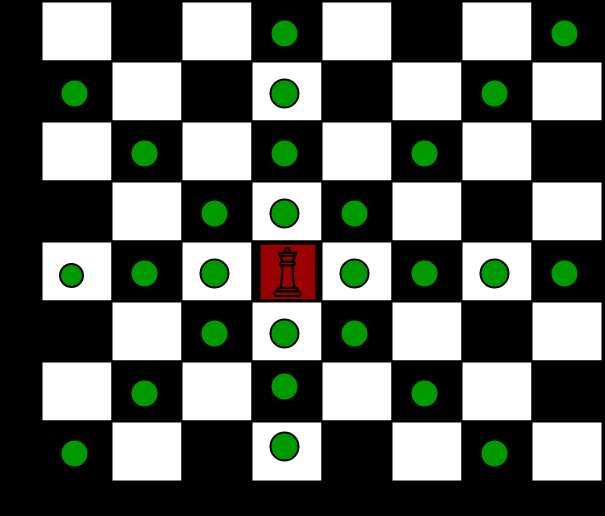
#> input picture chessboard-queen.png, 605 x 516 px
$ python cornerdetection.py
#> lines starting #> are read from the running program, lines starting #| are printed output that depends on the picture; after the words box and inside, x2 and y2 are one past the last pixel; in counts of white or black regions, pixels touching at a corner belong together
import numpy as np
import cv2 as cv
import random
# basically detects the corners using Shi-Tomashi Algorithm
img =cv.imread('chessboard-queen.png')
#> img is the input picture: shape (516, 605, 3); mean B, G, R 99.4, 106.4, 100.7
gray=cv.cvtColor(img, cv.COLOR_BGR2GRAY)
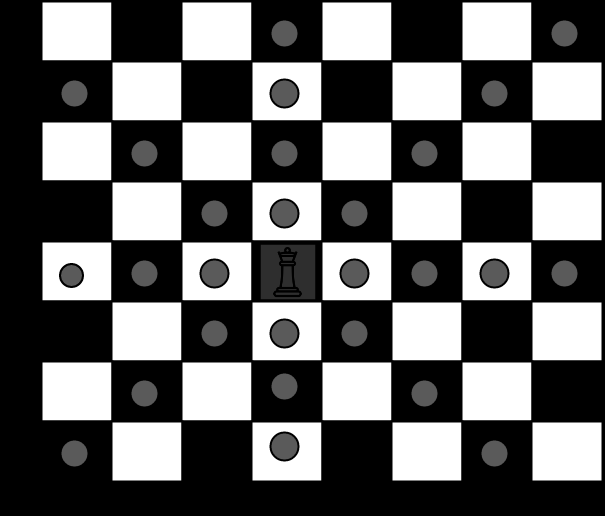
#> gray: shape (516, 605); min 0, max 255, mean 103.9
corners=cv.goodFeaturesToTrack(gray, 80, 0.01, 10)
#> corners = 80 rows, first 8: [530, 419], [390, 419], [250, 419], [110, 419], [460, 359], [320, 359], [180, 359], [530, 299]
list=np.int0(corners)
#> list has the same summary as corners
print(list)
#> (printed output is left out)

for corner in corners:
    x,y=corner.ravel()
    circle=cv.circle(img, (x,y), 10, (255, 0,0), -1)
#> this loop made 80 passes
#> (x, y) on passes 1 to 12: (530, 419), (390, 419), (250, 419), (110, 419), (460, 359), (320, 359), (180, 359), (530, 299), (390, 299), (250, 299), (110, 299), (460, 239)
#> pass 2, `circle=cv.circle(img, (x,y), 10, (255, 0,0), -1)`:
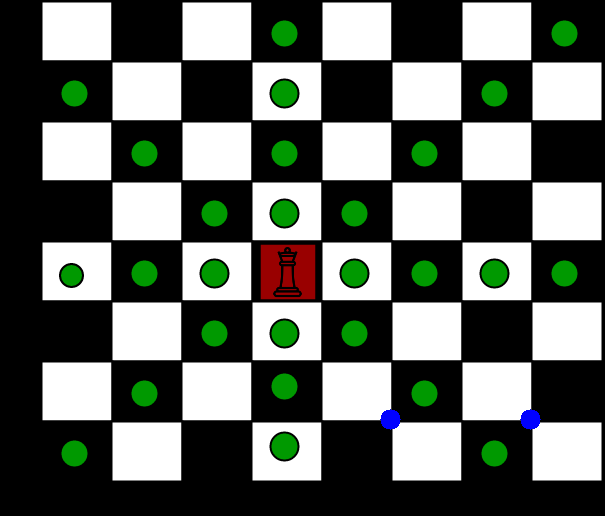
#> circle: shape (516, 605, 3); mean B, G, R 99.7, 106.1, 100.5
#> pass 3, `circle=cv.circle(img, (x,y), 10, (255, 0,0), -1)`:
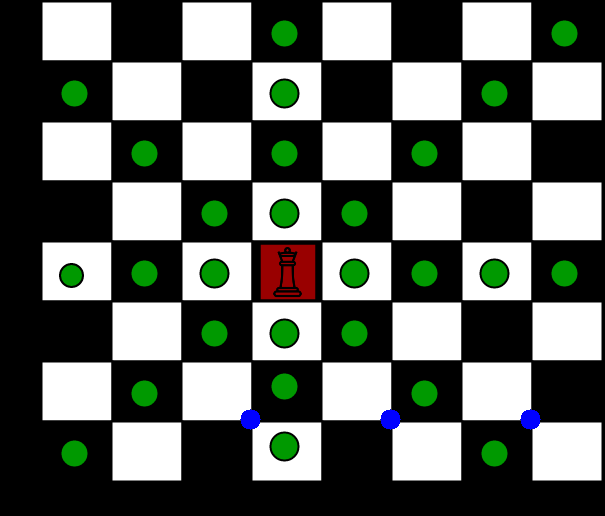
#> circle: shape (516, 605, 3); 0.1% of pixels changed, all inside (x1, y1, x2, y2) = (240, 409, 261, 430)
#> after the loop:
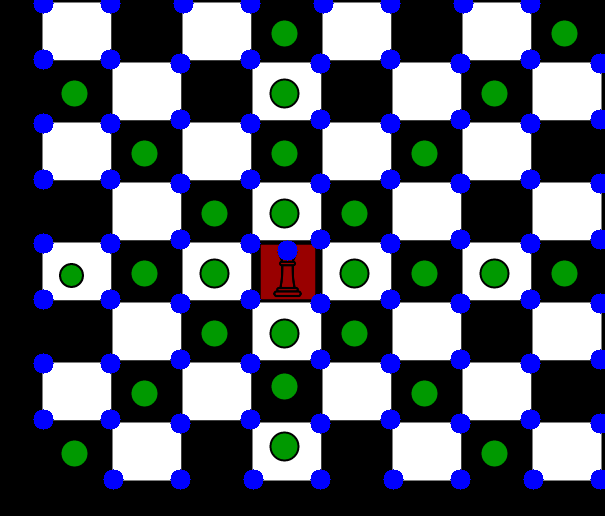
#> img: shape (516, 605, 3); 7.71% of pixels changed, all inside (x1, y1, x2, y2) = (33, 0, 605, 490)

for i in range(len(corners)):
    for j in range(i+1, len(corners)):
        cor1=tuple(corners[i][0])
        cor2=tuple(corners[j][0])
        color=tuple(map(lambda x: int(x),np.random.randint(0,255, size=3)))
        cv.line(img, cor1, cor2, color, 1)
#> this loop made 80 passes
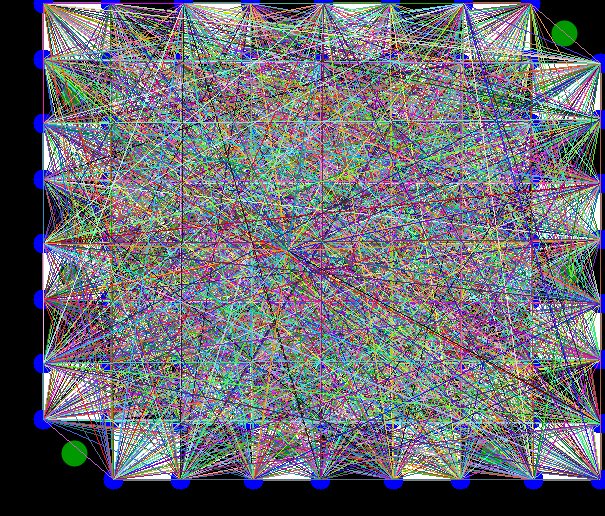
#> img: shape (516, 605, 3); mean B, G, R 113.8, 106, 105.2


cv.imshow('Corners_image', img)
cv.waitKey(0)
cv.destroyAllWindows()

$ run again, with people.jpg saved as chessboard-queen.png
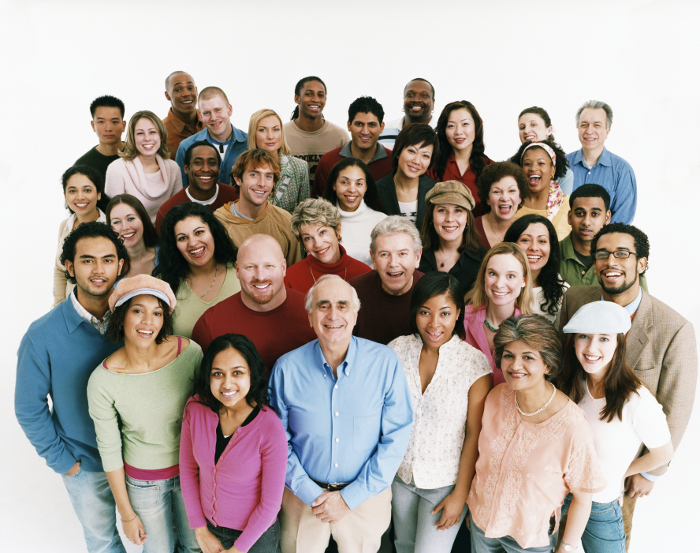
#> input picture people.jpg, 700 x 553 px
#> img is the input picture: shape (553, 700, 3); mean B, G, R 161.2, 167.2, 177.2
#> `gray=cv.cvtColor(img, cv.COLOR_BGR2GRAY)`:
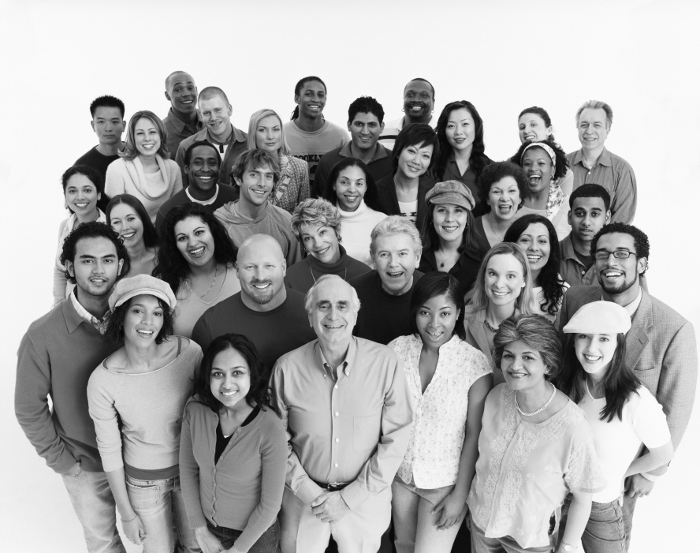
#> gray: shape (553, 700); min 4, max 255, mean 169.5
#> corners = 80 rows, first 8: [225, 436], [48, 394], [222, 152], [433, 128], [565, 283], [297, 104], [411, 215], [559, 240]
#> list has the same summary as corners
#> (printed output is left out)
#> the loop `for corner in corners:` made 80 passes
#> the loop `for i in range(len(corners)):` made 80 passes
#> after the loop `for i in range(len(corners)):`:
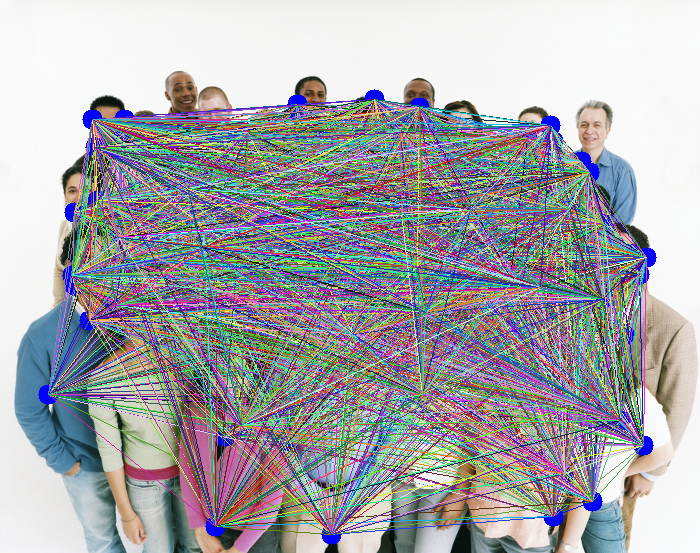
#> img: shape (553, 700, 3); mean B, G, R 171.3, 166.3, 166.3
